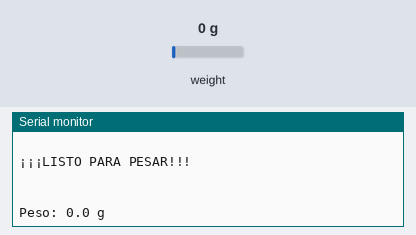
A sketch run on a simulated Arduino Uno, built with avr-gcc and run on an emulated ATmega328P. Parts: the last lines printed to the serial monitor. The inputs (shaded band) are chosen by the test bench; at power-on: weight on the scale 0 g.

Above: at 16.1 s.
16.2 s: weight on the scale set to 100 g
At 17.5 s:
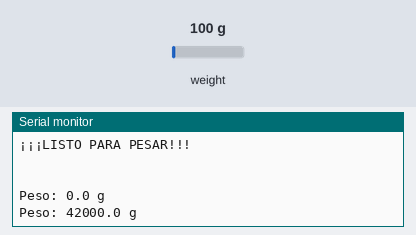
17.7 s: weight on the scale set to 1250 g
At 19.0 s:
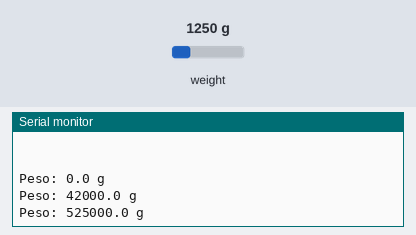
Timing chart, 0 to 20.7 s (numbered marks = the images above; inputs shaded):
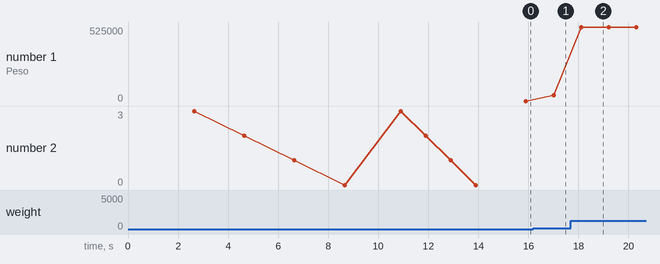

Measured:
- after the input at 16.2 s, the serial monitor: prints a new line after 0.80 s (image 1)
- after the input at 17.7 s, the serial monitor: prints a new line after 0.40 s (image 2)
- plotted number 1: 0 → 42000 after the input at 16.2 s, 42000 → 525000 after the input at 17.7 s

The sketch:

Balanza1Kg_Instrumentacion.ino
```cpp
/*
 * Instrumentación Electrónica _ 2022-01
 * Laboratorio N°1
 * Profesor: Johann F. Osma
 * Asistente: Sanatiago Tovar Perilla
 * Coautora: Juliana Noguera Contreras
 */

 //Librerias
#include "HX711.h"

//Variables
#define DOUT  A1
#define CLK  A0

//Variables para calibracion
int Peso_conocido = 156;// en gramos | MODIFIQUE PREVIAMENTE CON EL VALOR DE PESO CONOCIDO!!!

HX711 balanza(DOUT, CLK);

void setup() {

  Calibracion();
  Serial.println(" ");
  Serial.println("¡¡¡LISTO PARA PESAR!!!");
  Serial.println(" ");
  Serial.println(" ");
}


void loop() {

  float peso = balanza.get_units(10); // Entrega el peso actualment medido en gramos
  if(peso<0) peso = peso*-1;

  Serial.print("Peso: ");
  Serial.print(peso, 1);
  Serial.println(" g");
  delay(100);
}

// FUNCIONES

//Función de Calibración: Permite calibrar la medida de la balanza según un peso de calibración conocido
void Calibracion(void)
{
  float Escala;
  float PromMedicion;

  Serial.begin(9600);
  Serial.println("~ CALIBRACIÓN DE LA BALANZA ~");
  Serial.println(" ");
  delay(100);
  Serial.println("No ponga ningun objeto sobre la balanza");
  Serial.println(" ");
  balanza.set_scale(); //Ajusta la escala a su valor por defecto que es 1
  balanza.tare(20);  //El peso actual es considerado "Tara".
  delay(50);
  Serial.print("...Destarando...");
  delay(250);

  Serial.println(" ");
  Serial.println(" ");
  Serial.println("Coloque un peso conocido ");
  delay(250);

    for(int i=3;i>=0;i--)
  {
    Serial.print(" ... ");
    Serial.print(i);
    PromMedicion = balanza.get_value(20);//20 mediciones  //Obtiene el promedio de las mediciones analogas según valor ingresado
  }

  Serial.println(" ");
  Serial.println(" ");
  Serial.println("Retire el peso ");
  delay(250);

    for(int i=3;i>=0;i--)
  {
    Serial.print(" ... ");
    Serial.print(i);
    delay(1000);
  }

  Escala = PromMedicion/Peso_conocido; // Relación entre el promedio de las mediciones analogas con el peso conocido en gramos
  balanza.set_scale(Escala); // Ajusta la escala correspondiente

  Serial.println(" ");
  Serial.println(" ");
}
```
